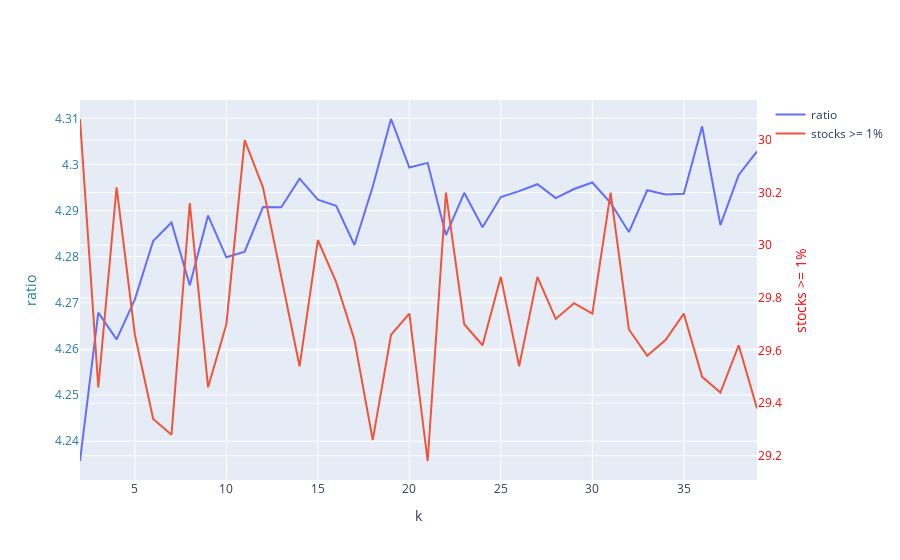

Here is the notebook cell this chart was saved with:
### Code cell
custom_plot(k_data['k'],k_data['ratio'],k_data['stocks >= 1%'],'k','ratio','stocks >= 1%')

### Figure 1 — Plotly figure (JSON) as saved in the notebook; plotly's stock layout.template omitted (floating-point values rounded to 4 significant figures)
{"data": [{"name": "ratio", "type": "scatter", "x": [2, 3, 4, 5, 6, 7, 8, 9, 10, 11, 12, 13, 14, 15, 16, 17, 18, 19, 20, 21, 22, 23, 24, 25, 26, 27, 28, 29, 30, 31, 32, 33, 34, 35, 36, 37, 38, 39], "y": [4.236, 4.268, 4.262, 4.271, 4.283, 4.287, 4.274, 4.289, 4.28, 4.281, 4.291, 4.291, 4.297, 4.292, 4.291, 4.283, 4.295, 4.31, 4.299, 4.3, 4.285, 4.294, 4.286, 4.293, 4.294, 4.296, 4.293, 4.295, 4.296, 4.292, 4.285, 4.294, 4.293, 4.294, 4.308, 4.287, 4.298, 4.303], "yaxis": "y"}, {"name": "stocks >= 1%", "type": "scatter", "x": [2, 3, 4, 5, 6, 7, 8, 9, 10, 11, 12, 13, 14, 15, 16, 17, 18, 19, 20, 21, 22, 23, 24, 25, 26, 27, 28, 29, 30, 31, 32, 33, 34, 35, 36, 37, 38, 39], "y": [30.48, 29.46, 30.22, 29.66, 29.34, 29.28, 30.16, 29.46, 29.7, 30.4, 30.22, 29.88, 29.54, 30.02, 29.86, 29.64, 29.26, 29.66, 29.74, 29.18, 30.2, 29.7, 29.62, 29.88, 29.54, 29.88, 29.72, 29.78, 29.74, 30.2, 29.68, 29.58, 29.64, 29.74, 29.5, 29.44, 29.62, 29.38], "yaxis": "y2"}], "layout": {"xaxis": {"title": {"text": "k"}}, "yaxis": {"tickfont": {"color": "#1f77b4"}, "title": {"font": {"color": "#1f77b4"}, "text": "ratio"}}, "yaxis2": {"anchor": "free", "overlaying": "y", "position": 1, "side": "right", "tickfont": {"color": "red"}, "title": {"font": {"color": "red"}, "text": "stocks >= 1%"}}}}
